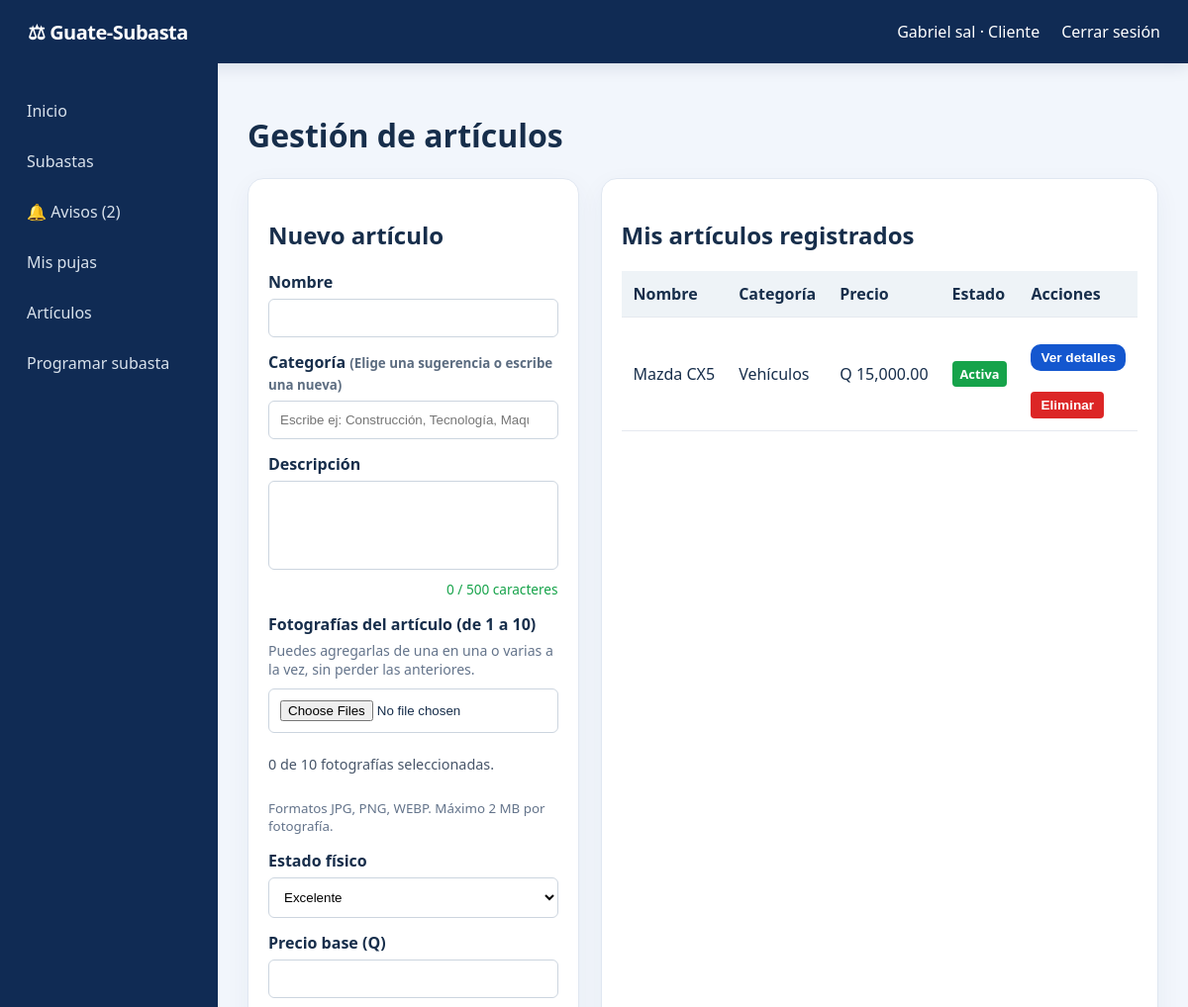
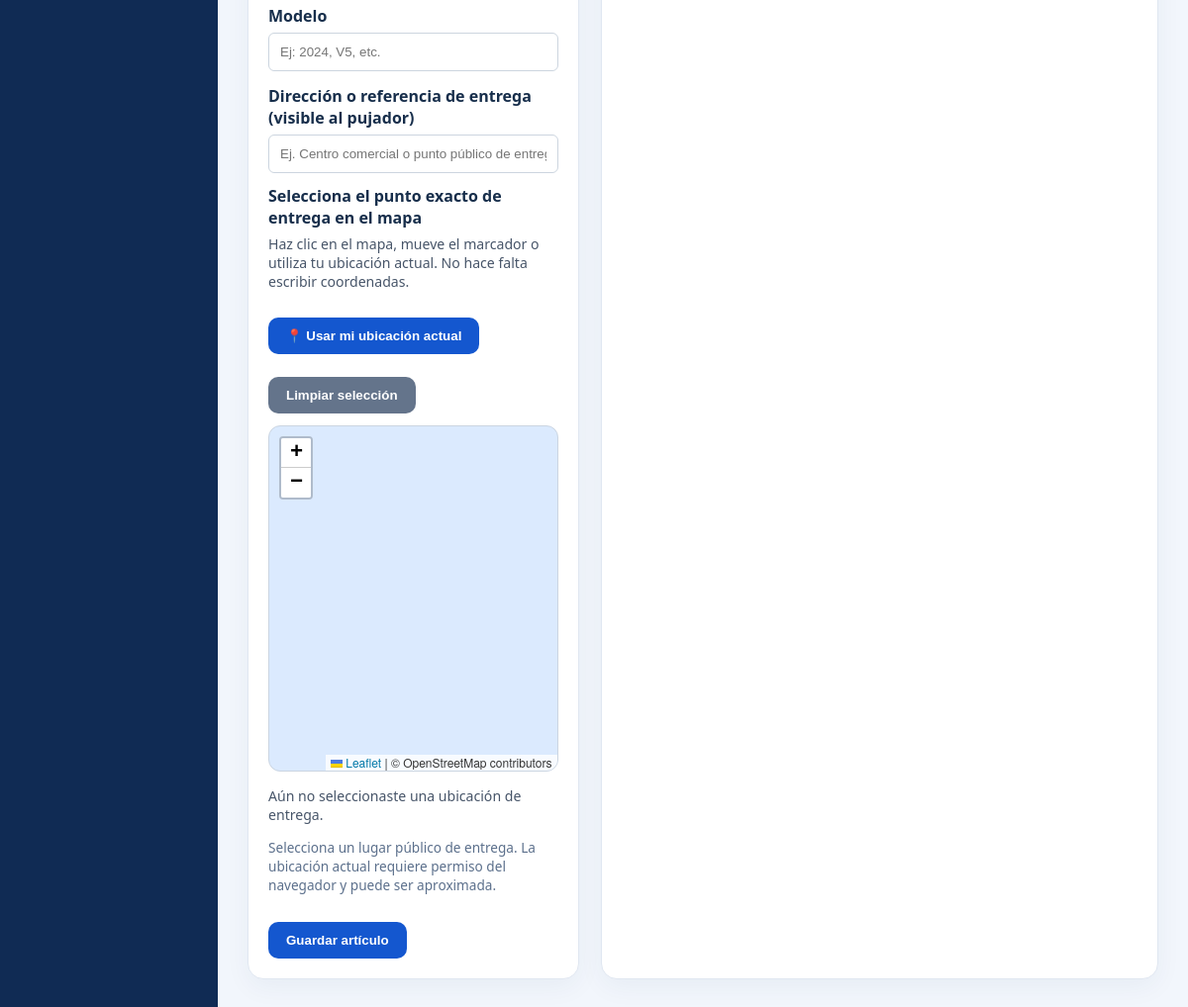
/index.php?page=articulos (signed in), run on the app's committed database (2 pictures, top to bottom).
### tables this page shows
CREATE TABLE `usuarios` (
  `id` int(11) NOT NULL,
  `nombre` varchar(100) NOT NULL,
  `email` varchar(150) NOT NULL,
  `password_hash` varchar(255) NOT NULL,
  `rol_id` int(11) NOT NULL,
  `activo` tinyint(1) DEFAULT 1,
  `creado_en` timestamp NOT NULL DEFAULT current_timestamp()
);

CREATE TABLE `roles` (
  `id` int(11) NOT NULL,
  `nombre` varchar(30) NOT NULL
);

CREATE TABLE `articulos` (
  `id` int(11) NOT NULL,
  `nombre` varchar(150) NOT NULL,
  `categoria` varchar(80) NOT NULL,
  `descripcion` text DEFAULT NULL,
  `estado_fisico` varchar(50) DEFAULT NULL,
  `precio_base` decimal(12,2) NOT NULL CHECK (`precio_base` >= 0),
  `certificado` varchar(255) DEFAULT NULL,
  `imagen` varchar(255) DEFAULT NULL,
  `modelo` varchar(150) DEFAULT NULL,
  `estado` enum('en_revision','validado','adjudicado') DEFAULT 'validado',
  `creado_por` int(11) NOT NULL,
  `creado_en` timestamp NOT NULL DEFAULT current_timestamp(),
  `archivado` tinyint(1) NOT NULL DEFAULT 0,
  `ubicacion_nombre` varchar(200) DEFAULT NULL,
  `ubicacion_lat` decimal(10,7) DEFAULT NULL,
  `ubicacion_lng` decimal(10,7) DEFAULT NULL
);

### config/helpers.php (called while the page is built, shortened)
<?php
function e($value): string { return htmlspecialchars((string)$value, ENT_QUOTES, 'UTF-8'); }

### models/AgendaSubastas.php (called while the page is built, shortened)
<?php
class AgendaSubastas {
    public function noLeidos(int $userId): int {
        $q=$this->db->prepare('SELECT COUNT(*) FROM avisos_subastas v LEFT JOIN avisos_subastas_leidos l ON l.aviso_id=v.id AND l.usuario_id=? WHERE v.creado_por<>? AND l.aviso_id IS NULL');
        $q->execute([$userId,$userId]); return (int)$q->fetchColumn();
    }
}

### models/Articulo.php (called while the page is built, shortened)
<?php
class Articulo {
    public function all(?int $ownerId = null): array {
        $this->db->query("UPDATE subastas SET estado='activa' WHERE estado='programada' AND fecha_inicio <= NOW() AND fecha_fin > NOW()");
        $this->db->query("UPDATE subastas SET estado='cerrada' WHERE estado IN ('programada','activa') AND fecha_fin <= NOW()");
        $sql = "
            SELECT a.*,
                   (SELECT s.id FROM subastas s WHERE s.articulo_id = a.id ORDER BY s.id DESC LIMIT 1) AS subasta_id,
                   (SELECT s.estado FROM subastas s WHERE s.articulo_id = a.id ORDER BY s.id DESC LIMIT 1) AS subasta_estado,
                   (SELECT s.fecha_fin FROM subastas s WHERE s.articulo_id = a.id ORDER BY s.id DESC LIMIT 1) AS subasta_fecha_fin
            FROM articulos a
            " . ($ownerId !== null ? " WHERE a.creado_por = ? AND a.archivado=0 " : " WHERE a.archivado=0 ") . " ORDER BY a.id DESC";
        $q = $this->db->prepare($sql);
        $q->execute($ownerId !== null ? [$ownerId] : []);
        return $q->fetchAll();
    }
}

### views/subastador/articulos.php (the view, shortened to what this page needs)
<link rel="stylesheet" href="https://unpkg.com/leaflet@1.9.4/dist/leaflet.css"
>
<h1>Gestión de artículos</h1>
<div class="grid2">
  <section class="panel">
    <h2>Nuevo artículo</h2>
    <form method="post" action="index.php?action=articulo" enctype="multipart/form-data" id="form-articulo">
      <label>Nombre</label>
      <input name="nombre" required>
      <label>Categoría <small style="opacity:0.7;">(Elige una sugerencia o escribe una nueva)</small></label>
      <input name="categoria" id="input-categoria" list="lista-categorias" autocomplete="off" placeholder="Escribe ej: Construcción, Tecnología, Maquinaria..." required>
      <label>Descripción</label>
      <textarea name="descripcion" id="input-descripcion" maxlength="500" rows="4" required style="resize: none; margin-bottom: 5px; padding-bottom: 10px;"></textarea>
      <div style="text-align:right; font-size:0.85em; color:#16a34a; margin-bottom:15px;" id="contador-desc">0 / 500 caracteres</div>
      <label for="selector-imagenes">Fotografías del artículo (de 1 a 10)</label>
      <p style="font-size:0.88em;color:#64748b;margin:4px 0 10px;">Puedes agregarlas de una en una o varias a la vez, sin perder las anteriores.</p>
      <input type="file" id="selector-imagenes" accept="image/jpeg,image/png,image/webp" multiple style="margin-bottom:8px;">
      <p id="contador-imagenes" style="color:#475569;font-size:0.9em;" aria-live="polite">0 de 10 fotografías seleccionadas.</p>
      <small style="display:block;margin:12px 0 15px;color:#64748b;">Formatos JPG, PNG, WEBP. Máximo 2 MB por fotografía.</small>
      <label>Estado físico</label>
      <select name="estado_fisico" required>
        <option value="Excelente">Excelente</option>
      </select>
      <label>Precio base (Q)</label>
      <input type="number" step=".01" min="0.01" name="precio_base" required>
      <label>Modelo</label>
      <input name="modelo" placeholder="Ej: 2024, V5, etc.">
      <label for="ubicacion-nombre">Dirección o referencia de entrega (visible al pujador)</label>
      <input name="ubicacion_nombre" id="ubicacion-nombre" placeholder="Ej. Centro comercial o punto público de entrega" maxlength="200">
      <label style="margin-top:12px;display:block;">Selecciona el punto exacto de entrega en el mapa</label>
      <p style="color:#475569;font-size:0.88em;margin:6px 0 12px;">Haz clic en el mapa, mueve el marcador o utiliza tu ubicación actual. No hace falta escribir coordenadas.</p>
      <div class="mapa-acciones">
        <button type="button" id="btn-ubicacion-actual" class="button">📍 Usar mi ubicación actual</button>
        <button type="button" id="btn-limpiar-ubicacion" style="background:#64748b;">Limpiar selección</button>
      </div>
      <div id="mapa-entrega" role="application" aria-label="Mapa para seleccionar punto de entrega"></div>
      <p id="estado-mapa" style="font-size:0.88em;color:#475569;" aria-live="polite">Aún no seleccionaste una ubicación de entrega.</p>
      <p class="hint">Selecciona un lugar público de entrega. La ubicación actual requiere permiso del navegador y puede ser aproximada.</p>
      <button type="submit">Guardar artículo</button>
    </form>
  </section>
  <section class="panel">
    <h2>Mis artículos registrados</h2>
    <?php if(empty($articulos)): ?>
      <p>No hay artículos registrados aún.</p>
    <?php else: ?>
      <table>
        <tr>
          <th>Nombre</th>
          <th>Categoría</th>
          <th>Precio</th>
          <th>Estado</th>
          <th>Acciones</th>
        </tr>
        <?php foreach($articulos as $a):
          $estSubasta = strtolower(trim($a['subasta_estado'] ?? ''));
          $fechaFin = $a['subasta_fecha_fin'] ?? '';
          if (empty($estSubasta)) {
              $estadoMostrar = 'Sin programar';
              $bgBadge = '#6b7280';
          } else {
              $vencida = !empty($fechaFin) && strtotime($fechaFin) <= time();
              if ($estSubasta === 'cerrada' || $estSubasta === 'finalizada' || $vencida) {
                  $estadoMostrar = 'Cerrada';
                  $bgBadge = '#dc2626';
              } elseif ($estSubasta === 'programada') {
                  $estadoMostrar = 'Programada';
                  $bgBadge = '#d97706';
              } else {
                  $estadoMostrar = 'Activa';
                  $bgBadge = '#16a34a';
              }
          }
          $esPropietario = ($_SESSION['user']['rol'] === 'Administrador') || (isset($a['creado_por']) && (int)$a['creado_por'] === (int)$_SESSION['user']['id']);
        ?>
          <tr>
            <td><?=e($a['nombre'])?></td>
            <td><?=e($a['categoria'])?></td>
            <td>Q <?=number_format($a['precio_base'], 2)?></td>
            <td>
              <span class="badge" style="background:<?=$bgBadge?>; color:#fff; padding:4px 8px; border-radius:4px; font-size:0.8em; font-weight:bold; display:inline-block;">
                <?=e($estadoMostrar)?>
              </span>
            </td>
            <td>
              <div style="display:flex; gap:6px; align-items:center; flex-wrap:wrap;">
                <button type="button" class="button btn-ver-detalles"
                        style="padding:6px 10px; font-size:0.85em; cursor:pointer; border:none;"
                        data-nombre="<?=e($a['nombre'])?>"
                        data-categoria="<?=e($a['categoria'])?>"
                        data-precio="<?=number_format($a['precio_base'], 2)?>"
                        data-estado-fisico="<?=e($a['estado_fisico'] ?? 'N/A')?>"
                        data-modelo="<?=e($a['modelo'] ?: 'N/A')?>"
                        data-descripcion="<?=e($a['descripcion'] ?: 'Sin descripción')?>"
                        data-estado-subasta="<?=e($estadoMostrar)?>"
                        data-color-estado="<?=e($bgBadge)?>"
                        data-subasta-id="<?=(int)($a['subasta_id'] ?? 0)?>"
                        data-imagenes="<?=e($a['imagen'] ?? '[]')?>">
                  Ver detalles
                </button>
                <?php if($esPropietario): ?>
                  <form method="post" action="index.php?action=eliminar_articulo" onsubmit="return confirm('¿Seguro que deseas eliminar este artículo?');" style="margin:0;">
                    <button type="submit" style="background:#dc2626; color:#fff; border:none; padding:6px 10px; border-radius:4px; font-size:0.85em; cursor:pointer;">Eliminar</button>
                  </form>
                <?php endif; ?>
              </div>
            </td>
          </tr>
        <?php endforeach; ?>
      </table>
    <?php endif; ?>
  </section>
</div>

### views/layouts/header.php (shortened to what this page needs)
<?php $user=$_SESSION['user']??null; ?>
<!doctype html><html lang="es"><head><meta charset="utf-8"><meta name="viewport" content="width=device-width,initial-scale=1">
<title>Guate-Subasta</title><link rel="stylesheet" href="assets/css/styles.css"></head><body>
<header><a class="brand" href="index.php">⚖ Guate-Subasta</a>
<nav><?php if($user): ?><span><?=e($user['nombre'])?> · <?=e($user['rol'])?></span><a href="index.php?page=logout">Cerrar sesión</a><?php endif;?></nav></header>
<div class="shell">
<?php if($user): ?><aside>
<a href="index.php?page=dashboard">Inicio</a>
<a href="index.php?page=catalogo">Subastas</a>
<?php if ($user): ?>
<?php $avisosPendientes=0; try { if (class_exists('AgendaSubastas')) $avisosPendientes=(new AgendaSubastas($db))->noLeidos((int)$user['id']); } catch(Throwable $ignorado) {} ?>
<a href="index.php?page=avisos-subastas">🔔 Avisos<?= $avisosPendientes>0?' ('.(int)$avisosPendientes.')':'' ?></a>
<?php endif; ?>
<?php if($user['rol']==='Cliente'): ?><a href="index.php?page=mis-pujas">Mis pujas</a><?php endif;?>
<?php if(in_array($user['rol'],['Cliente','Subastador','Administrador'])): ?><a href="index.php?page=articulos">Artículos</a><a href="index.php?page=programar">Programar subasta</a><?php endif;?>
</aside><?php endif;?><main>

### assets/css/styles.css (style rules this page uses)
* { box-sizing:border-box }
body { margin:0;font-family:Arial,sans-serif;background:#f5f7fa;color:#17202a }
a { color:#1769aa;text-decoration:none }
header { height:64px;background:#102a43;color:white;display:flex;align-items:center;justify-content:space-between;padding:0 28px }
header a { color:white }
.brand { font-size:20px;font-weight:bold }
nav { display:flex;gap:22px;align-items:center }
.shell { display:flex;min-height:calc(100vh - 64px) }
aside { width:220px;background:#102a43;padding:25px 15px }
aside a { display:block;color:#d9e2ec;padding:12px;border-radius:7px;margin-bottom:5px }
main { flex:1;padding:30px;max-width:1400px }
label { display:block;font-weight:bold;margin:14px 0 6px }
input,select,textarea { width:100%;padding:11px;border:1px solid #ccd5df;border-radius:6px;background:white }
textarea { min-height:90px }
button,.button { display:inline-block;background:#c99a2e;color:white;border:0;padding:11px 18px;border-radius:6px;font-weight:bold;cursor:pointer;margin-top:15px }
.card,.panel,.stats div { background:white;border:1px solid #e1e7ee;border-radius:10px;padding:20px }
.badge { background:#d7f5e3;color:#157347;padding:5px 9px;border-radius:20px;font-size:12px }
.detail,.grid2 { display:grid;grid-template-columns:1fr 1fr;gap:22px }
table { width:100%;border-collapse:collapse;background:white }
th,td { text-align:left;padding:12px;border-bottom:1px solid #e5e9ef }
th { background:#eef3f7 }
:root { --blue:#1457cf;--navy:#102b54;--border:#e0e7f1 }
body { background:#f2f6fc;color:#172e4b;font-family:system-ui,-apple-system,Segoe UI,Arial,sans-serif }
header,aside { background:var(--navy) }
header { box-shadow:0 4px 16px #071f421c }
.brand { font-weight:800;letter-spacing:-.5px }
main { min-width:0;width:100% }
.card,.panel,.stats div { border:1px solid var(--border);border-radius:16px;box-shadow:0 8px 26px #0b35620d }
button,.button { background:var(--blue);border-radius:10px }
input,textarea,select { max-width:100%;min-width:0 }
table { display:block;overflow-x:auto;white-space:nowrap }
.hint { font-size:.85rem;color:#5c708c }

### views/subastador/articulos.php (style rules this page uses)
#mapa-entrega { width:100%;height:350px;min-height:300px;border:1px solid #cbd5e1;border-radius:12px;z-index:0;margin:10px 0 }
.mapa-acciones { display:flex;gap:8px;flex-wrap:wrap;margin:8px 0 12px }
.mapa-acciones button { cursor:pointer }
#mapa-entrega.leaflet-container { position:relative !important;overflow:hidden !important;isolation:isolate;max-width:100%;background:#dbeafe }

### data on the page
usuarios: nombre "Gabriel sal", rol.nombre "Cliente"
articulos: nombre "Mazda CX5", categoria "Vehículos", precio_base "15,000.00", estadoMostrar "Activa"

### other printed values
$avisosPendientes "2"
